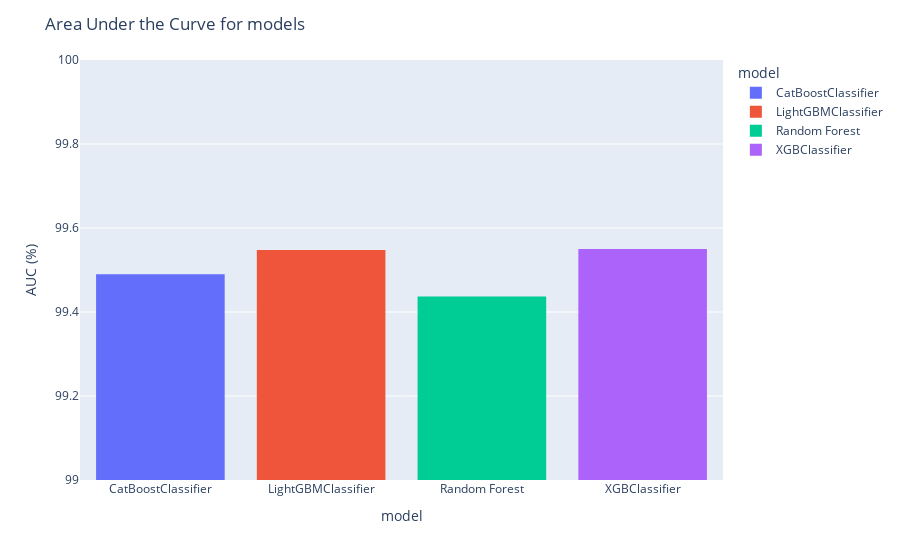

Notebook code cell kept with this figure:
### Code cell
# Create a bar chart
fig = px.histogram(dfmetrics, x="model", y = "auc", color="model")
fig.update_layout(title_text='Area Under the Curve for models',xaxis_title="model",
    yaxis_title="AUC (%)", yaxis_range=[99,100])
fig.show()

### Figure 1 — Plotly figure (JSON) as saved in the notebook; plotly's stock layout.template omitted (floating-point values rounded to 4 significant figures)
{"data": [{"alignmentgroup": "True", "bingroup": "x", "histfunc": "sum", "hovertemplate": "model=%{x}<br>sum of auc=%{y}<extra></extra>", "legendgroup": "CatBoostClassifier", "marker": {"color": "#636efa", "pattern": {"shape": ""}}, "name": "CatBoostClassifier", "offsetgroup": "CatBoostClassifier", "orientation": "v", "showlegend": true, "type": "histogram", "x": ["CatBoostClassifier"], "xaxis": "x", "y": [99.49], "yaxis": "y"}, {"alignmentgroup": "True", "bingroup": "x", "histfunc": "sum", "hovertemplate": "model=%{x}<br>sum of auc=%{y}<extra></extra>", "legendgroup": "LightGBMClassifier", "marker": {"color": "#EF553B", "pattern": {"shape": ""}}, "name": "LightGBMClassifier", "offsetgroup": "LightGBMClassifier", "orientation": "v", "showlegend": true, "type": "histogram", "x": ["LightGBMClassifier"], "xaxis": "x", "y": [99.55], "yaxis": "y"}, {"alignmentgroup": "True", "bingroup": "x", "histfunc": "sum", "hovertemplate": "model=%{x}<br>sum of auc=%{y}<extra></extra>", "legendgroup": "Random Forest", "marker": {"color": "#00cc96", "pattern": {"shape": ""}}, "name": "Random Forest", "offsetgroup": "Random Forest", "orientation": "v", "showlegend": true, "type": "histogram", "x": ["Random Forest"], "xaxis": "x", "y": [99.44], "yaxis": "y"}, {"alignmentgroup": "True", "bingroup": "x", "histfunc": "sum", "hovertemplate": "model=%{x}<br>sum of auc=%{y}<extra></extra>", "legendgroup": "XGBClassifier", "marker": {"color": "#ab63fa", "pattern": {"shape": ""}}, "name": "XGBClassifier", "offsetgroup": "XGBClassifier", "orientation": "v", "showlegend": true, "type": "histogram", "x": ["XGBClassifier"], "xaxis": "x", "y": [99.55], "yaxis": "y"}], "layout": {"barmode": "relative", "legend": {"title": {"text": "model"}, "tracegroupgap": 0}, "margin": {"t": 60}, "title": {"text": "Area Under the Curve for models"}, "xaxis": {"anchor": "y", "categoryarray": ["CatBoostClassifier", "LightGBMClassifier", "Random Forest", "XGBClassifier"], "categoryorder": "array", "domain": [0, 1], "title": {"text": "model"}}, "yaxis": {"anchor": "x", "domain": [0, 1], "range": [99, 100], "title": {"text": "AUC (%)"}}}}
